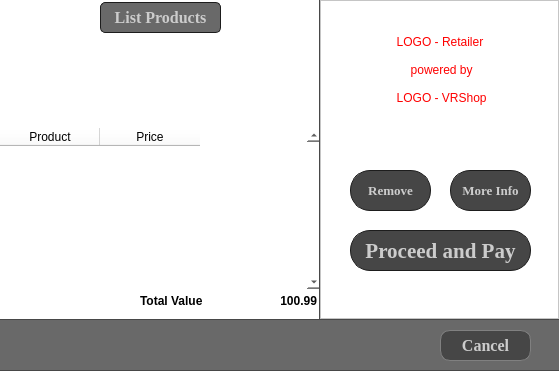
<?xml version="1.0" encoding="UTF-8"?>
<ui version="4.0">
 <class>CashierContinue</class>
 <widget class="QDialog" name="CashierContinue">
  <property name="geometry">
   <rect>
    <x>0</x>
    <y>0</y>
    <width>559</width>
    <height>371</height>
   </rect>
  </property>
  <property name="sizePolicy">
   <sizepolicy hsizetype="Fixed" vsizetype="Fixed">
    <horstretch>0</horstretch>
    <verstretch>0</verstretch>
   </sizepolicy>
  </property>
  <property name="maximumSize">
   <size>
    <width>559</width>
    <height>371</height>
   </size>
  </property>
  <property name="windowTitle">
   <string>Dialog</string>
  </property>
  <property name="styleSheet">
   <string notr="true">background-color: rgb(72,72,72);</string>
  </property>
  <layout class="QFormLayout" name="formLayout">
   <property name="fieldGrowthPolicy">
    <enum>QFormLayout::AllNonFixedFieldsGrow</enum>
   </property>
   <property name="horizontalSpacing">
    <number>1</number>
   </property>
   <property name="verticalSpacing">
    <number>1</number>
   </property>
   <property name="leftMargin">
    <number>0</number>
   </property>
   <property name="topMargin">
    <number>0</number>
   </property>
   <property name="rightMargin">
    <number>0</number>
   </property>
   <property name="bottomMargin">
    <number>0</number>
   </property>
   <item row="0" column="0">
    <widget class="QFrame" name="m_pFrameLeftSide">
     <property name="sizePolicy">
      <sizepolicy hsizetype="Fixed" vsizetype="Fixed">
       <horstretch>0</horstretch>
       <verstretch>0</verstretch>
      </sizepolicy>
     </property>
     <property name="minimumSize">
      <size>
       <width>319</width>
       <height>319</height>
      </size>
     </property>
     <property name="maximumSize">
      <size>
       <width>319</width>
       <height>319</height>
      </size>
     </property>
     <property name="styleSheet">
      <string notr="true">background-color:white;</string>
     </property>
     <widget class="QLabel" name="m_pLabelPrice">
      <property name="geometry">
       <rect>
        <x>236</x>
        <y>290</y>
        <width>81</width>
        <height>21</height>
       </rect>
      </property>
      <property name="font">
       <font>
        <weight>75</weight>
        <bold>true</bold>
       </font>
      </property>
      <property name="text">
       <string>100.99</string>
      </property>
      <property name="alignment">
       <set>Qt::AlignRight|Qt::AlignTrailing|Qt::AlignVCenter</set>
      </property>
     </widget>
     <widget class="QLabel" name="m_pLabelProductImage">
      <property name="geometry">
       <rect>
        <x>110</x>
        <y>37</y>
        <width>101</width>
        <height>91</height>
       </rect>
      </property>
      <property name="text">
       <string/>
      </property>
      <property name="pixmap">
       <pixmap>../../../../../../../../../Matej/Images/Banana.bmp</pixmap>
      </property>
      <property name="scaledContents">
       <bool>true</bool>
      </property>
     </widget>
     <widget class="QLabel" name="m_pLabelTitle">
      <property name="geometry">
       <rect>
        <x>100</x>
        <y>2</y>
        <width>121</width>
        <height>31</height>
       </rect>
      </property>
      <property name="font">
       <font>
        <family>Times New Roman</family>
        <pointsize>12</pointsize>
        <weight>75</weight>
        <bold>true</bold>
       </font>
      </property>
      <property name="styleSheet">
       <string notr="true">QLabel {
	min-height: 20px;
	color: rgb(204,204,204);
	border-radius: 5px;
	border: 1px solid rgb(29,29,29);
	background-color:rgb(105,105,105);
}
</string>
      </property>
      <property name="text">
       <string>List Products</string>
      </property>
      <property name="alignment">
       <set>Qt::AlignCenter</set>
      </property>
     </widget>
     <widget class="QTableWidget" name="m_pTableWidgetProducts">
      <property name="geometry">
       <rect>
        <x>0</x>
        <y>128</y>
        <width>321</width>
        <height>161</height>
       </rect>
      </property>
      <property name="frameShape">
       <enum>QFrame::NoFrame</enum>
      </property>
      <property name="verticalScrollBarPolicy">
       <enum>Qt::ScrollBarAlwaysOn</enum>
      </property>
      <attribute name="horizontalHeaderVisible">
       <bool>true</bool>
      </attribute>
      <column>
       <property name="text">
        <string>Product</string>
       </property>
      </column>
      <column>
       <property name="text">
        <string>Price</string>
       </property>
      </column>
     </widget>
     <widget class="QLabel" name="m_pLabelValueName">
      <property name="geometry">
       <rect>
        <x>140</x>
        <y>290</y>
        <width>71</width>
        <height>21</height>
       </rect>
      </property>
      <property name="font">
       <font>
        <weight>75</weight>
        <bold>true</bold>
       </font>
      </property>
      <property name="text">
       <string>Total Value</string>
      </property>
     </widget>
    </widget>
   </item>
   <item row="0" column="1">
    <widget class="QFrame" name="m_pFrameRightSide">
     <property name="sizePolicy">
      <sizepolicy hsizetype="Preferred" vsizetype="Preferred">
       <horstretch>0</horstretch>
       <verstretch>0</verstretch>
      </sizepolicy>
     </property>
     <property name="minimumSize">
      <size>
       <width>239</width>
       <height>319</height>
      </size>
     </property>
     <property name="maximumSize">
      <size>
       <width>239</width>
       <height>319</height>
      </size>
     </property>
     <property name="styleSheet">
      <string notr="true">background-color:white</string>
     </property>
     <property name="frameShape">
      <enum>QFrame::StyledPanel</enum>
     </property>
     <property name="frameShadow">
      <enum>QFrame::Raised</enum>
     </property>
     <widget class="QPushButton" name="m_pPushButtonProceed">
      <property name="geometry">
       <rect>
        <x>30</x>
        <y>230</y>
        <width>181</width>
        <height>41</height>
       </rect>
      </property>
      <property name="font">
       <font>
        <family>Times New Roman</family>
        <pointsize>16</pointsize>
        <weight>75</weight>
        <bold>true</bold>
       </font>
      </property>
      <property name="styleSheet">
       <string notr="true">QPushButton {
	min-height: 20px;
	color: rgb(204,204,204);
	border-radius: 20px;
	border: 1px solid rgb(29,29,29);
	background-color:rgb(70,70,70);}

QPushButton:hover {
	background-color:rgb(105,105,105);
	border-radius: 20px;
	color:white;
}
</string>
      </property>
      <property name="text">
       <string>Proceed and Pay</string>
      </property>
     </widget>
     <widget class="QLabel" name="m_pLabelLogoRetailer">
      <property name="geometry">
       <rect>
        <x>70</x>
        <y>30</y>
        <width>100</width>
        <height>80</height>
       </rect>
      </property>
      <property name="minimumSize">
       <size>
        <width>0</width>
        <height>80</height>
       </size>
      </property>
      <property name="styleSheet">
       <string notr="true">color:red;</string>
      </property>
      <property name="text">
       <string>LOGO - Retailer 

 powered by 

 LOGO - VRShop</string>
      </property>
      <property name="alignment">
       <set>Qt::AlignCenter</set>
      </property>
      <property name="margin">
       <number>0</number>
      </property>
      <property name="indent">
       <number>-1</number>
      </property>
     </widget>
     <widget class="QPushButton" name="m_pPushButtonInfo">
      <property name="geometry">
       <rect>
        <x>130</x>
        <y>170</y>
        <width>81</width>
        <height>41</height>
       </rect>
      </property>
      <property name="font">
       <font>
        <family>Times New Roman</family>
        <pointsize>10</pointsize>
        <weight>75</weight>
        <bold>true</bold>
       </font>
      </property>
      <property name="styleSheet">
       <string notr="true">QPushButton {
	min-height: 20px;
	color: rgb(204,204,204);
	border-radius: 20px;
	border: 1px solid rgb(29,29,29);
	background-color:rgb(70,70,70);}

QPushButton:hover {
	background-color:rgb(105,105,105);
	border-radius: 20px;
	color:white;
}
</string>
      </property>
      <property name="text">
       <string>More Info</string>
      </property>
     </widget>
     <widget class="QPushButton" name="m_pPushButtonRemove">
      <property name="geometry">
       <rect>
        <x>30</x>
        <y>170</y>
        <width>81</width>
        <height>41</height>
       </rect>
      </property>
      <property name="font">
       <font>
        <family>Times New Roman</family>
        <pointsize>10</pointsize>
        <weight>75</weight>
        <bold>true</bold>
       </font>
      </property>
      <property name="styleSheet">
       <string notr="true">QPushButton {
	min-height: 20px;
	color: rgb(204,204,204);
	border-radius: 20px;
	border: 1px solid rgb(29,29,29);
	background-color:rgb(70,70,70);}

QPushButton:hover {
	background-color:rgb(105,105,105);
	border-radius: 20px;
	color:white;
}
</string>
      </property>
      <property name="text">
       <string>Remove</string>
      </property>
     </widget>
    </widget>
   </item>
   <item row="2" column="0" colspan="2">
    <widget class="QFrame" name="m_pFrameToolBar">
     <property name="minimumSize">
      <size>
       <width>61</width>
       <height>50</height>
      </size>
     </property>
     <property name="styleSheet">
      <string notr="true">background-color: rgb(105,105,105);
</string>
     </property>
     <property name="frameShape">
      <enum>QFrame::NoFrame</enum>
     </property>
     <property name="frameShadow">
      <enum>QFrame::Raised</enum>
     </property>
     <widget class="QPushButton" name="m_pPushButtonCancel">
      <property name="geometry">
       <rect>
        <x>440</x>
        <y>10</y>
        <width>91</width>
        <height>31</height>
       </rect>
      </property>
      <property name="font">
       <font>
        <family>Times New Roman</family>
        <pointsize>12</pointsize>
        <weight>75</weight>
        <bold>true</bold>
       </font>
      </property>
      <property name="styleSheet">
       <string notr="true">QPushButton {
	min-height: 20px;
	color: rgb(204,204,204);
	border-radius: 10px;
	border: 1px solid gray;
	background-color:rgb(70,70,70);}

QPushButton:hover {
	background-color:rgb(105,105,105);
	border-radius: 10px;
	color:white;
}


/*	background-color: qlineargradient(spread:pad, 
	x1:0.181818, y1:0.267, x2:0, y2:1, 
	stop:0 rgba(234, 133, 0, 255), 
	stop:1 rgba(255, 255, 255, 255))
};

*/

/*
	border: 1px solid rgb(67,67,67); 


*/
</string>
      </property>
      <property name="text">
       <string>Cancel</string>
      </property>
      <property name="flat">
       <bool>false</bool>
      </property>
     </widget>
    </widget>
   </item>
  </layout>
 </widget>
 <resources/>
 <connections/>
</ui>
